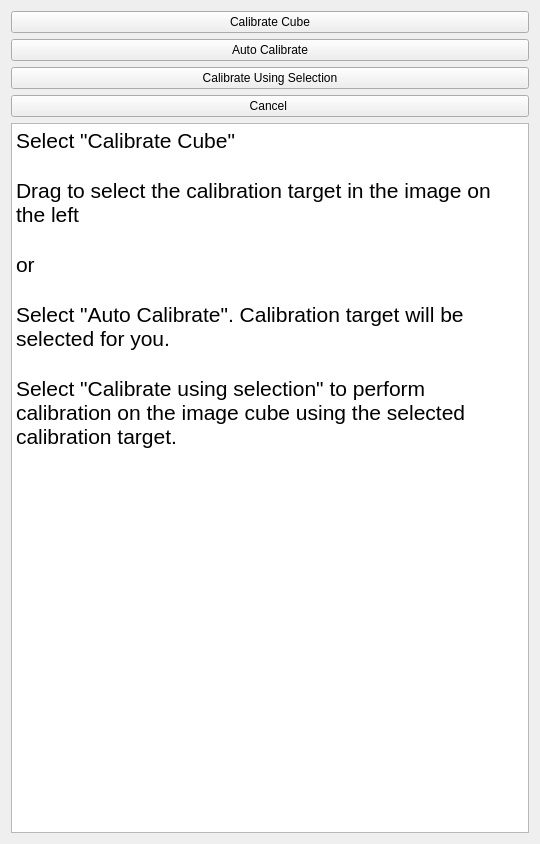
                          <widget class="QWidget" name="calibrationPage">
                           <property name="geometry">
                            <rect>
                             <x>0</x>
                             <y>0</y>
                             <width>540</width>
                             <height>844</height>
                            </rect>
                           </property>
                           <attribute name="label">
                            <string>Calibrate</string>
                           </attribute>
                           <layout class="QVBoxLayout" name="verticalLayout_38">
                            <item>
                             <widget class="QPushButton" name="calibrationButton">
                              <property name="text">
                               <string>Calibrate Cube</string>
                              </property>
                             </widget>
                            </item>
                            <item>
                             <widget class="QPushButton" name="autoButton">
                              <property name="text">
                               <string>Auto Calibrate</string>
                              </property>
                             </widget>
                            </item>
                            <item>
                             <widget class="QPushButton" name="performCalibration">
                              <property name="text">
                               <string>Calibrate Using Selection</string>
                              </property>
                             </widget>
                            </item>
                            <item>
                             <widget class="QPushButton" name="calibrationCancel">
                              <property name="font">
                               <font>
                                <pointsize>9</pointsize>
                               </font>
                              </property>
                              <property name="text">
                               <string>Cancel </string>
                              </property>
                             </widget>
                            </item>
                            <item>
                             <widget class="QTextEdit" name="calibrationInfo">
                              <property name="html">
                               <string>&lt;!DOCTYPE HTML PUBLIC &quot;-//W3C//DTD HTML 4.0//EN&quot; &quot;http://www.w3.org/TR/REC-html40/strict.dtd&quot;&gt;
&lt;html&gt;&lt;head&gt;&lt;meta name=&quot;qrichtext&quot; content=&quot;1&quot; /&gt;&lt;meta charset=&quot;utf-8&quot; /&gt;&lt;style type=&quot;text/css&quot;&gt;
p, li { white-space: pre-wrap; }
hr { height: 1px; border-width: 0; }
li.unchecked::marker { content: &quot;\2610&quot;; }
li.checked::marker { content: &quot;\2612&quot;; }
&lt;/style&gt;&lt;/head&gt;&lt;body style=&quot; font-family:'Segoe UI'; font-size:9pt; font-weight:400; font-style:normal;&quot;&gt;
&lt;p style=&quot; margin-top:0px; margin-bottom:0px; margin-left:0px; margin-right:0px; -qt-block-indent:0; text-indent:0px;&quot;&gt;&lt;a name=&quot;docs-internal-guid-c365bdbe-7fff-201d-9be8-a9ae8ad3d068&quot;&gt;&lt;/a&gt;&lt;span style=&quot; font-family:'Arial'; font-size:16pt; color:#000000; background-color:transparent;&quot;&gt;S&lt;/span&gt;&lt;span style=&quot; font-family:'Arial'; font-size:16pt; color:#000000; background-color:transparent;&quot;&gt;elect &amp;quot;Calibrate Cube&amp;quot; &lt;/span&gt;&lt;/p&gt;
&lt;p style=&quot;-qt-paragraph-type:empty; margin-top:0px; margin-bottom:0px; margin-left:0px; margin-right:0px; -qt-block-indent:0; text-indent:0px; font-family:'Arial'; font-size:16pt; color:#000000;&quot;&gt;&lt;br /&gt;&lt;/p&gt;
&lt;p style=&quot; margin-top:0px; margin-bottom:0px; margin-left:0px; margin-right:0px; -qt-block-indent:0; text-indent:0px;&quot;&gt;&lt;span style=&quot; font-family:'Arial'; font-size:16pt; color:#000000; background-color:transparent;&quot;&gt;Drag to select the calibration target in the image on the left&lt;/span&gt;&lt;/p&gt;
&lt;p style=&quot;-qt-paragraph-type:empty; margin-top:0px; margin-bottom:0px; margin-left:0px; margin-right:0px; -qt-block-indent:0; text-indent:0px; font-family:'Arial'; font-size:16pt; color:#000000;&quot;&gt;&lt;br /&gt;&lt;/p&gt;
&lt;p style=&quot; margin-top:0px; margin-bottom:0px; margin-left:0px; margin-right:0px; -qt-block-indent:0; text-indent:0px;&quot;&gt;&lt;span style=&quot; font-family:'Arial'; font-size:16pt; color:#000000; background-color:transparent;&quot;&gt;or&lt;/span&gt;&lt;/p&gt;
&lt;p style=&quot;-qt-paragraph-type:empty; margin-top:0px; margin-bottom:0px; margin-left:0px; margin-right:0px; -qt-block-indent:0; text-indent:0px; font-family:'Arial'; font-size:16pt; color:#000000;&quot;&gt;&lt;br /&gt;&lt;/p&gt;
&lt;p style=&quot; margin-top:0px; margin-bottom:0px; margin-left:0px; margin-right:0px; -qt-block-indent:0; text-indent:0px;&quot;&gt;&lt;span style=&quot; font-family:'Arial'; font-size:16pt; color:#000000; background-color:transparent;&quot;&gt;Select &amp;quot;Auto Calibrate&amp;quot;. Calibration target will be selected for you.&lt;/span&gt;&lt;/p&gt;
&lt;p style=&quot;-qt-paragraph-type:empty; margin-top:0px; margin-bottom:0px; margin-left:0px; margin-right:0px; -qt-block-indent:0; text-indent:0px; font-family:'Arial'; font-size:16pt; color:#000000;&quot;&gt;&lt;br /&gt;&lt;/p&gt;
&lt;p style=&quot; margin-top:0px; margin-bottom:0px; margin-left:0px; margin-right:0px; -qt-block-indent:0; text-indent:0px;&quot;&gt;&lt;span style=&quot; font-family:'Arial'; font-size:16pt; color:#000000; background-color:transparent;&quot;&gt;Select &amp;quot;Calibrate using selection&amp;quot; to perform calibration on the image cube using the selected calibration target. &lt;/span&gt;&lt;/p&gt;&lt;/body&gt;&lt;/html&gt;</string>
                              </property>
                             </widget>
                            </item>
                           </layout>
                          </widget>
